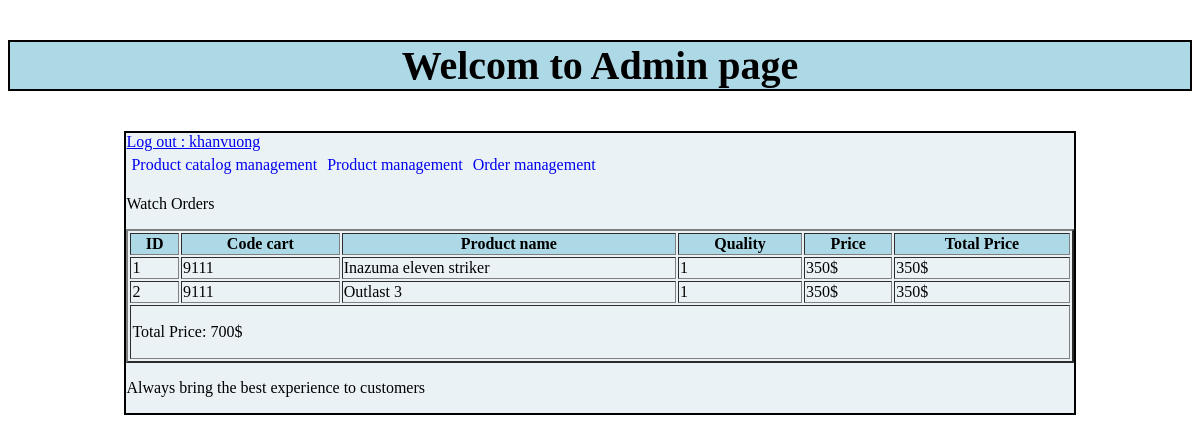
/Admin/index.php?action=donhang&query=xemdonhang&code=9111 (signed in), run on the app's committed database.
### tables this page shows
CREATE TABLE `cart_detail` (
  `id_cart_detail` int(11) NOT NULL,
  `code_cart` varchar(200) NOT NULL,
  `id_sanpham` varchar(200) NOT NULL,
  `soluongmua` int(11) NOT NULL
);

CREATE TABLE `sanpham` (
  `id_sanpham` int(11) NOT NULL,
  `tensanpham` varchar(250) NOT NULL,
  `masp` varchar(100) NOT NULL,
  `giasp` varchar(50) NOT NULL,
  `soluong` int(11) NOT NULL,
  `hinhanh` varchar(50) NOT NULL,
  `tomtat` tinytext NOT NULL,
  `noidung` text NOT NULL,
  `tinhtrang` int(11) NOT NULL,
  `Id_danhmuc` int(11) NOT NULL
);

### Admin/moduel/quanlidonhang/xemdonhang.php (the view, shortened to what this page needs)
<p>Watch Orders</p>
<?php
$code=$_GET['code'];
$lietke_dh="SELECT * FROM cart_detail,sanpham Where cart_detail.id_sanpham=sanpham.id_sanpham AND cart_detail.code_cart='".$code."' ORDER BY cart_detail.id_cart_detail DESC";
$query_lietke_dh=mysqli_query($mysqli,$lietke_dh);
?>
<table style= "width:100%" border ="2" style="border=collape: collape;">
  <tr>
  <th style=" background-color: lightblue;">ID</th>
    <th style=" background-color: lightblue;">Code cart</th>
    <th style=" background-color: lightblue;">Product name</th>
    <th style=" background-color: lightblue;">Quality</th>
    <th style=" background-color: lightblue;">Price</th>
    <th style=" background-color: lightblue;">Total Price</th>
  </tr>
  <?php
  $i=0;
  $tongtien=0;
  while($row = mysqli_fetch_array($query_lietke_dh)){
      $i++;
      $thanhtien=$row['giasp']*$row['soluongmua'];
      $tongtien+=$thanhtien;
  ?>
  <tr>
  <td> <?php echo $i ?></td>
  <td> <?php echo $row['code_cart'] ?></td>
  <td> <?php echo  $row['tensanpham'] ?></td>
  <td> <?php echo  $row['soluongmua'] ?></td>
  <td> <?php echo  $row['giasp'].'$' ?></td>
  <td> <?php echo  $thanhtien.'$' ?></td>
  </tr>
  <?php
  }
  ?>
  <tr>  <td colspan="6" >
      <p>Total Price:  <?php echo  $tongtien.'$' ?></p>
    </tr>
</table>

### data on the page
cart_detail: code_cart "9111", id_sanpham.tensanpham "Inazuma eleven striker", soluongmua "1", id_sanpham.giasp "350"
cart_detail: code_cart "9111", id_sanpham.tensanpham "Outlast 3", soluongmua "1", id_sanpham.giasp "350"

### other printed values
$_SESSION['dangnhap'] "khanvuong"
$tongtien "700"
